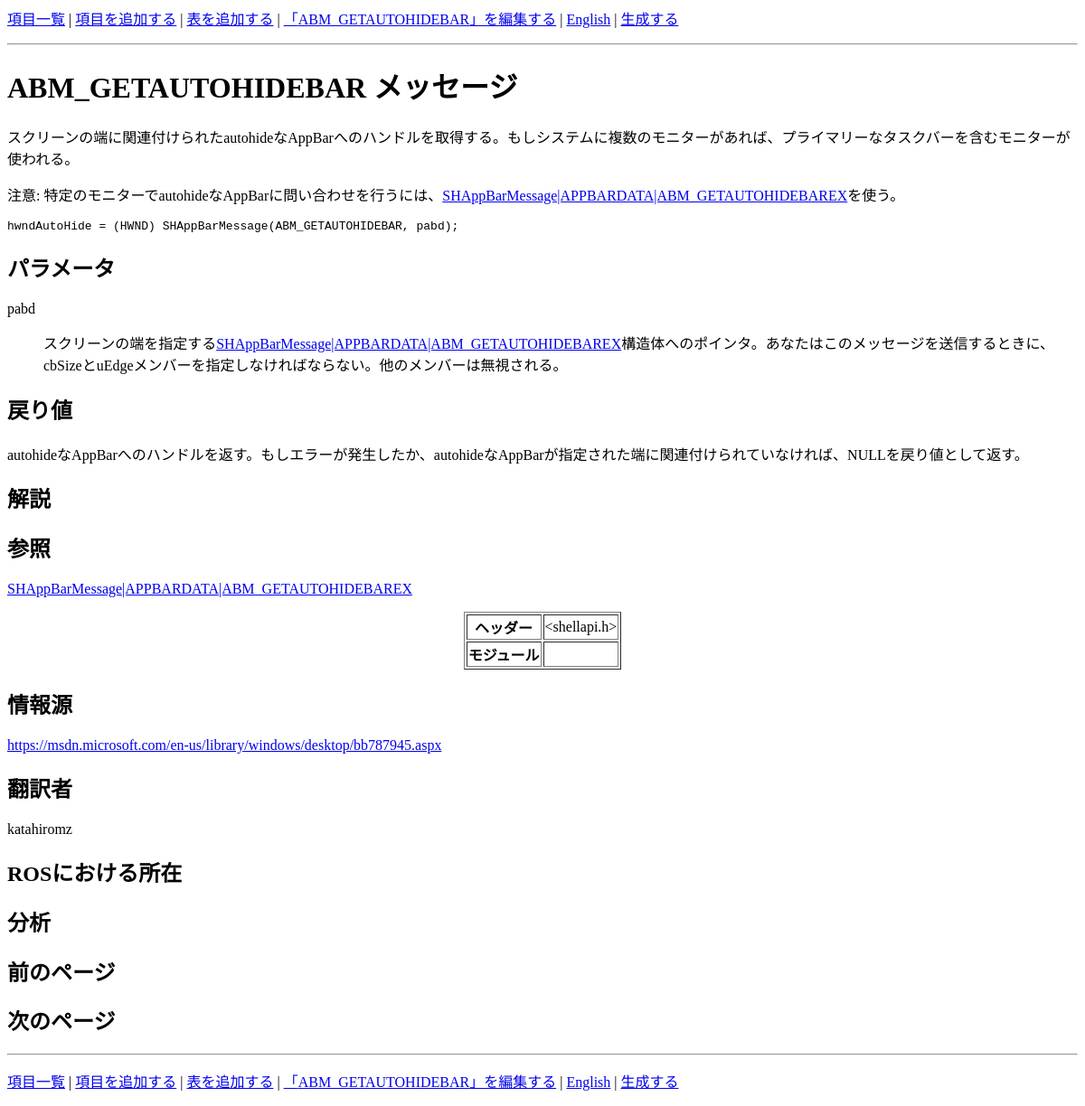
Page /show_entry.php?entry_name=ABM_GETAUTOHIDEBAR on the earlier database version.
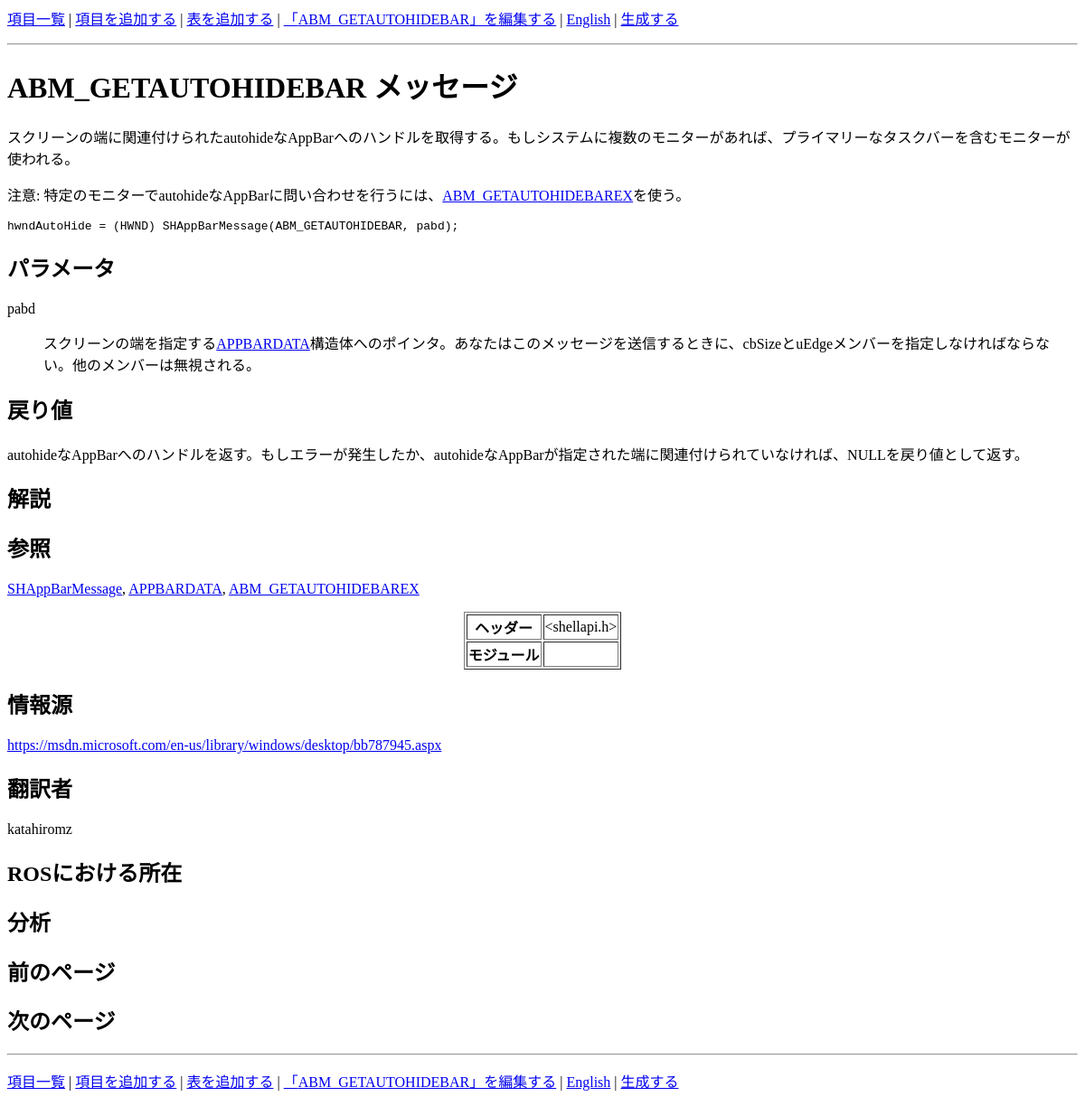
Same page on the later database version.
### tables this page shows
CREATE TABLE `entries` (
  `entry_name` varchar(60) NOT NULL,
  `entry_type` varchar(32) NOT NULL,
  `description` varchar(8192) DEFAULT NULL,
  `syntax` varchar(2048) DEFAULT NULL,
  `parameters` varchar(2048) DEFAULT NULL,
  `return_value` varchar(1024) DEFAULT NULL,
  `remarks` varchar(4096) DEFAULT NULL,
  `see_also` varchar(2048) DEFAULT NULL,
  `added_time` timestamp NOT NULL DEFAULT current_timestamp(),
  `modified_time` timestamp NOT NULL DEFAULT current_timestamp(),
  `header` varchar(128) DEFAULT NULL,
  `modules` varchar(128) DEFAULT NULL,
  `sources` varchar(256) DEFAULT NULL,
  `translators` varchar(128) DEFAULT NULL,
  `ros_location` varchar(256) DEFAULT NULL,
  `analysis` varchar(512) DEFAULT NULL,
  `prev_page` varchar(64) NOT NULL,
  `next_page` varchar(64) NOT NULL
);

### show_entry.php (the view, shortened to what this page needs)
<?php
function translate($text) {
	return $text;
}
function get_field($name) {
	global $assoc;
	if (isset($assoc) && isset($assoc[$name])) {
		return htmlspecialchars($assoc[$name]);
	}
	return NULL;
}
function get_paragraph($field) {
	$field = preg_replace('/\r\n/', "\n", $field);
	$field = preg_replace('/\n\n\n+/', "\n\n", $field);
	$field = preg_replace('/\n +\n/', "\n\n", $field);
	$paragraphs = explode("\n\n", $field);
	$array = array();
	foreach ($paragraphs as $paragraph) {
		if (preg_match('/^ *\* /', $paragraph)) {
			$items = preg_split('/(^|\n) *\*/', $paragraph);
			array_shift($items);
			$paragraph = "<ul>\n";
			foreach ($items as $item) {
				$paragraph .= "<li>";
				$paragraph .= $item;
				$paragraph .= "</li>\n";
			}
			$paragraph .= "</ul>\n";
		} else if (preg_match('/\[table:([^\]]+)\]/m', $paragraph, $matches)) {
			$paragraph = get_table($matches[1]);
		} else if (preg_match('/&lt;pre&gt;/m', $paragraph, $matches) &&
                   preg_match('/&lt;\/pre&gt;/m', $paragraph, $matches)) {
            $paragraph = str_replace("&lt;pre&gt;", "", $paragraph);
            $paragraph = str_replace("&lt;/pre&gt;", "", $paragraph);
            $paragraph = "<pre>" . $paragraph . "</pre>\n";
		} else {
			$paragraph = "<p>" . $paragraph . "</p>\n";
		}
		$array[] = $paragraph;
	}
	return implode("\n", $array);
}
function get_parameters($name) {
	$value = get_field($name);
	$lines = explode(constant('PARAM_SEP'), $value);
	$a = array();
	foreach ($lines as $line) {
		$a[] = explode(constant('PARAM_DASH'), $line);
	}
	$str = "<dl>\n";
	foreach ($a as $item) {
		$item[0] = trim($item[0]);
		$item[1] = trim($item[1]);
		$str .= "<dt>" . $item[0] . "</dt>\n";
		$str .= "<dd>" . get_paragraph($item[1]) . "</dd>\n";
	}
	$str .= "</dl>\n";
	return $str;
}
function get_sources($name) {
	$sources = get_field($name);
	return preg_replace('/^((https?|ftp)(:\/\/[-_.!~*\'()a-zA-Z0-9;\/?:\@&=+\$,%#]+))$/', '<a href="${1}" target="_blank">${1}</a>', $sources);
}
function get_see_also() {
	$see_also = get_field("see_also");
	if ($see_also) {
		$see_also = explode(",", $see_also);
		$a = array();
		foreach ($see_also as $item) {
			$item = trim($item);
			$a[] = "<a href=\"show_entry.php?entry_name=" . $item . "\">" . $item . "</a>";
		}
		return implode(", ", $a);
	}
	return "";
}
function replace_keyword($text) {
	$see_also = get_field("see_also");
	if ($see_also) {
		$see_also = explode(",", $see_also);
		sort($see_also);
		$see_also = array_reverse($see_also);
		foreach ($see_also as $item) {
			$item = trim($item);
			$text = preg_replace("/\\b" . $item . "\\b/",
				'<a href="show_entry.php?entry_name=' . $item . '">' . $item . "</a>",
				$text
			);
		}
	}
	return $text;
}
$names = array(
	'entry_name',
	'entry_type',
	'description',
	'syntax',
	'parameters',
	'return_value',
	'remarks',
	'see_also',
	'header',
	'modules',
	'sources',
	'translators',
	'ros_location',
	'analysis',
	'prev_page',
	'next_page'
);
$mysqli = new mysqli("localhost", "root");
if ($mysqli) {
	$mysqli->set_charset("utf8");
	$mysqli->select_db(constant('DB_NAME'));
	$q = "SELECT ";
	$i = 0;
	foreach ($names as $name) {
		if ($i != 0) {
			$q .= ", ";
		}
		$q .= $name;
		$i++;
	}
	$q .= " FROM entries ";
	$q .= "WHERE entry_name='";
	$q .= $mysqli->real_escape_string($_GET["entry_name"]);
	$q .= "'";
	$result = $mysqli->query($q);
	if ($result) {
		$assoc = $result->fetch_array(MYSQLI_ASSOC);
	} else {
		echo $mysqli->error;
	}
} else {
	echo "cannot connect";
}
?><html><head>
</head>
<body>
<p>
	<a href="entries.php">項目一覧</a> |
	<a href="add_entry.php">項目を追加する</a> |
	<a href="add_table.php">表を追加する</a> |
	<a href="edit_entry.php?entry_name=<?= $_GET["entry_name"] ?>">「<?= $_GET["entry_name"] ?>」を編集する</a> |
	<a href="../en/show_entry.php?entry_name=<?= $_GET["entry_name"] ?>">English</a> |
	<a href="generate.php">生成する</a>
</p>
<hr />
<h1><?= translate(get_field("entry_name")) . " " . get_field("entry_type") ?></h1>
<?= replace_keyword(get_paragraph(get_field("description"))) ?>
<pre><?= get_field("syntax") ?></pre>
<h2>パラメータ</h2>
<?= replace_keyword(get_parameters("parameters"))  ?>
<h2>戻り値</h2>
<?= replace_keyword(get_paragraph(get_field("return_value"))) ?>
<h2>解説</h2>
<h2>参照</h2>
<p>
	<?= get_see_also() ?>
</p>
<table border="1" align="center">
	<tr>
		<th>ヘッダー</th>
		<td><?= get_field("header") ?></td>
	</tr>
	<tr>
		<th>モジュール</th>
		<td><?= get_field("modules") ?></td>
	</tr>
</table>
<h2>情報源</h2>
<p>
	<?= get_sources("sources") ?>
</p>
<h2>翻訳者</h2>
<p>
	<?= get_sources("translators") ?>
</p>
<h2>ROSにおける所在</h2>
<h2>分析</h2>
<h2>前のページ</h2>
<h2>次のページ</h2>
<hr />
<p>
	<a href="entries.php">項目一覧</a> |
	<a href="add_entry.php">項目を追加する</a> |
	<a href="add_table.php">表を追加する</a> |
	<a href="edit_entry.php?entry_name=<?= $_GET["entry_name"] ?>">「<?= $_GET["entry_name"] ?>」を編集する</a> |
	<a href="../en/show_entry.php?entry_name=<?= $_GET["entry_name"] ?>">English</a> |
	<a href="generate.php">生成する</a>
</p>
</body></html>

Differences in the rows shown:
changed entries "ABM_GETAUTOHIDEBAR": description "スクリーンの端に関連付けられたautohideなAppBarへのハンドルを取得する。もしシステムに複数のモニターがあれば、プライマリーなタスクバーを含むモニターが使われる。 注意: 特定のモニターでautohideなAppBarに問い合わせを行うには、 SHAppBarMessage|APPBARDATA|ABM_GETAUTOHIDEBAREX を使う。 autohideなAppBarへのハンドルを返す。もしエラーが発生したか、autohideなAppBarが指定された端に関連付けられていなければ、NULLを戻り値として返す。" → "スクリーンの端に関連付けられたautohideなAppBarへのハンドルを取得する。もしシステムに複数のモニターがあれば、プライマリーなタスクバーを含むモニターが使われる。 注意: 特定のモニターでautohideなAppBarに問い合わせを行うには、 ABM_GETAUTOHIDEBAREX を使う。 autohideなAppBarへのハンドルを返す。もしエラーが発生したか、autohideなAppBarが指定された端に関連付けられていなければ、NULLを戻り値として返す。"; see_also "SHAppBarMessage|APPBARDATA|ABM_GETAUTOHIDEBAREX" → "SHAppBarMessage APPBARDATA ABM_GETAUTOHIDEBAREX"
Other differences:
get_see_also(): (not shown) → ", ,"
new list line: "pabd スクリーンの端を指定する APPBARDATA 構造体へのポインタ。あなたはこのメッセージを送信するときに、cbSizeとuEdgeメンバーを指定しなければならない。他のメンバーは無視される。"
list line gone: "pabd スクリーンの端を指定する SHAppBarMessage|APPBARDATA|ABM_GETAUTOHIDEBAREX 構造体へのポインタ。あなたはこのメッセージを送信するときに、cbSizeとuEdgeメンバーを指定しなければならない。他のメンバーは無視される。"
